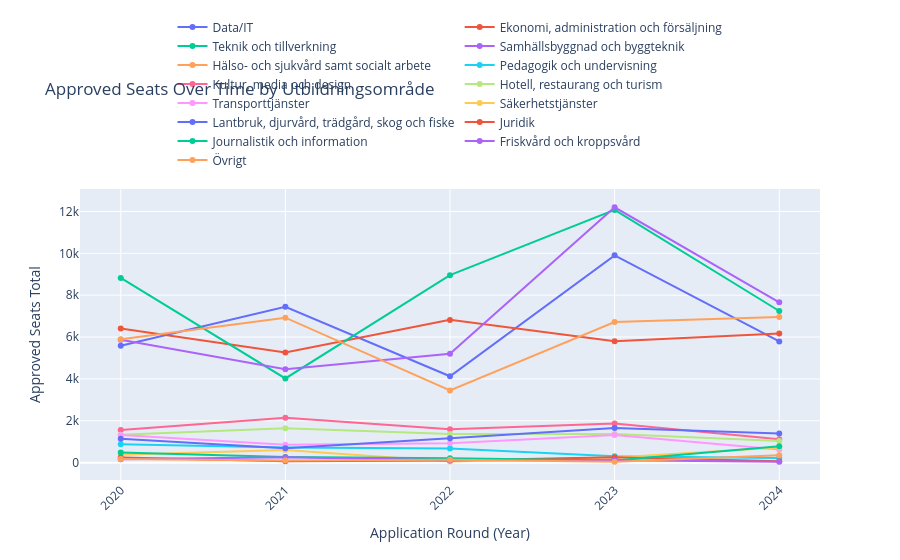

This figure's notebook cell:
### Code cell
import plotly.graph_objects as go

# Get unique Utbildningsområden
områden = df['Utbildningsområde'].unique()

# Create the figure
fig = go.Figure()

# Add a line for each Utbildningsområde
for område in områden:
    område_df = df[df['Utbildningsområde'] == område].sort_values(by='Ansökningsomgång')
    fig.add_trace(go.Scatter(
        x=område_df['Ansökningsomgång'],  # Years on x-axis
        y=område_df['seats_approved_total'],
        mode='lines+markers',  # Lines with markers
        name=område  # Legend label
    ))

# Customize the layout
fig.update_layout(
    title='Approved Seats Over Time by Utbildningsområde',
    xaxis_title='Application Round (Year)',
    yaxis_title='Approved Seats Total',
    xaxis=dict(
        tickmode='array',  # Ensure all years are shown on x-axis
        tickvals=df['Ansökningsomgång'].unique(),
        tickangle=-45  # Rotate for readability
    ),
    legend=dict(
        orientation='h',  # Horizontal legend
        yanchor='bottom',
        y=1.05,
        xanchor='center',
        x=0.5
    )
)

fig.show()

### Figure 1 — Plotly figure (JSON) as saved in the notebook; plotly's stock layout.template omitted (floating-point values rounded to 4 significant figures)
{"data": [{"mode": "lines+markers", "name": "Data/IT", "type": "scatter", "x": [2020, 2021, 2022, 2023, 2024], "y": [5584.0, 7442.0, 4125.0, 9904.0, 5788.0]}, {"mode": "lines+markers", "name": "Ekonomi, administration och försäljning", "type": "scatter", "x": [2020, 2021, 2022, 2023, 2024], "y": [6403.0, 5264.0, 6820.0, 5802.0, 6175.0]}, {"mode": "lines+markers", "name": "Teknik och tillverkning", "type": "scatter", "x": [2020, 2021, 2022, 2023, 2024], "y": [8824.0, 4021.0, 8955.0, 12070.0, 7245.0]}, {"mode": "lines+markers", "name": "Samhällsbyggnad och byggteknik", "type": "scatter", "x": [2020, 2021, 2022, 2023, 2024], "y": [5870.0, 4457.0, 5198.0, 12200.0, 7660.0]}, {"mode": "lines+markers", "name": "Hälso- och sjukvård samt socialt arbete", "type": "scatter", "x": [2020, 2021, 2022, 2023, 2024], "y": [5897.0, 6924.0, 3449.0, 6715.0, 6953.0]}, {"mode": "lines+markers", "name": "Pedagogik och undervisning", "type": "scatter", "x": [2020, 2021, 2022, 2023, 2024], "y": [880.0, 728.0, 676.0, 304.0, 222.0]}, {"mode": "lines+markers", "name": "Kultur, media och design", "type": "scatter", "x": [2020, 2021, 2022, 2023, 2024], "y": [1564.0, 2142.0, 1596.0, 1865.0, 1119.0]}, {"mode": "lines+markers", "name": "Hotell, restaurang och turism", "type": "scatter", "x": [2020, 2021, 2022, 2023, 2024], "y": [1337.0, 1641.0, 1368.0, 1367.0, 1035.0]}, {"mode": "lines+markers", "name": "Transporttjänster", "type": "scatter", "x": [2020, 2021, 2022, 2023, 2024], "y": [1315.0, 853.0, 926.0, 1324.0, 630.0]}, {"mode": "lines+markers", "name": "Säkerhetstjänster", "type": "scatter", "x": [2020, 2021, 2022, 2023, 2024], "y": [375.0, 600.0, 60.0, 246.0, 720.0]}, {"mode": "lines+markers", "name": "Lantbruk, djurvård, trädgård, skog och fiske", "type": "scatter", "x": [2020, 2021, 2022, 2023, 2024], "y": [1147.0, 682.0, 1160.0, 1649.0, 1392.0]}, {"mode": "lines+markers", "name": "Juridik", "type": "scatter", "x": [2020, 2021, 2022, 2023, 2024], "y": [250.0, 70.0, 105.0, 260.0, 70.0]}, {"mode": "lines+markers", "name": "Journalistik och information", "type": "scatter", "x": [2020, 2021, 2022, 2023, 2024], "y": [488.0, 264.0, 210.0, 105.0, 789.0]}, {"mode": "lines+markers", "name": "Friskvård och kroppsvård", "type": "scatter", "x": [2020, 2021, 2022, 2023, 2024], "y": [160.0, 260.0, 120.0, 120.0, 48.0]}, {"mode": "lines+markers", "name": "Övrigt", "type": "scatter", "x": [2020, 2021, 2022, 2023, 2024], "y": [175.0, 105.0, 140.0, 45.0, 350.0]}], "layout": {"legend": {"orientation": "h", "x": 0.5, "xanchor": "center", "y": 1.05, "yanchor": "bottom"}, "title": {"text": "Approved Seats Over Time by Utbildningsområde"}, "xaxis": {"tickangle": -45, "tickmode": "array", "tickvals": [2023, 2024, 2020, 2021, 2022], "title": {"text": "Application Round (Year)"}}, "yaxis": {"title": {"text": "Approved Seats Total"}}}}
